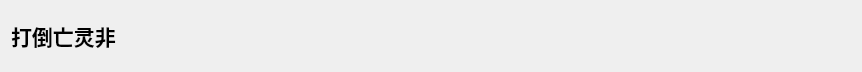
<?xml version="1.0" encoding="UTF-8"?>
<ui version="4.0">
 <class>StatusBar</class>
 <widget class="QWidget" name="StatusBar">
  <property name="geometry">
   <rect>
    <x>0</x>
    <y>0</y>
    <width>862</width>
    <height>72</height>
   </rect>
  </property>
  <property name="windowTitle">
   <string>Form</string>
  </property>
  <layout class="QGridLayout" name="gridLayout">
   <item row="0" column="0">
    <layout class="QHBoxLayout" name="horizontalLayout_status">
     <item>
      <widget class="QLabel" name="label_Status">
       <property name="minimumSize">
        <size>
         <width>280</width>
         <height>30</height>
        </size>
       </property>
       <property name="maximumSize">
        <size>
         <width>16777215</width>
         <height>30</height>
        </size>
       </property>
       <property name="font">
        <font>
         <family>微软雅黑</family>
         <pointsize>16</pointsize>
         <weight>75</weight>
         <bold>true</bold>
        </font>
       </property>
       <property name="styleSheet">
        <string notr="true"/>
       </property>
       <property name="text">
        <string>打倒亡灵非</string>
       </property>
      </widget>
     </item>
    </layout>
   </item>
  </layout>
 </widget>
 <resources/>
 <connections/>
</ui>
